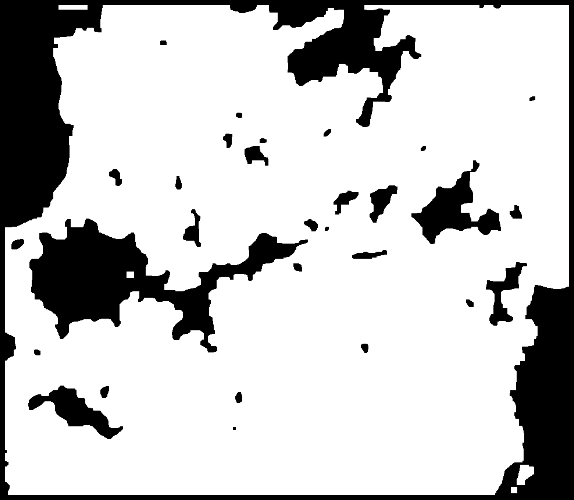
#> input picture img_processed.png, 574 x 500 px
$ python main_sunlight_english_version.py
#> lines starting #> are read from the running program, lines starting #| are printed output that depends on the picture; after the words box and inside, x2 and y2 are one past the last pixel; in counts of white or black regions, pixels touching at a corner belong together
### utils_english_version.py
import numpy as np
import cv2
import warnings
import sys

def findclosest(point,theta,step,image):
    # give point, angle, step, find the closest point on the profile to the given point in this angle in the image
    if image[point[1],point[0]][1] == 0:
        warnings.warn("point is inside the obstacles, please give the correct position!", UserWarning)
        cv2.circle(image, point, 2, (0, 0, 255), -1)
        cv2.imshow('image', image)
        cv2.waitKey(3000)
        cv2.destroyAllWindows()
        sys.exit(1)
    else:
        spoint = point
        i = 0
        while image[spoint[1],spoint[0]][1] != 0 and spoint[0]<image.shape[1] and spoint[0]>=0 and spoint[1]<image.shape[0] and spoint[1]>=0:
            i += 1
            spoint=[int(point[0]+i*step*np.cos(theta)),int(point[1]+i*step*np.sin(theta))]
        spoint=[int(point[0]+(i-1)*step*np.cos(theta)),int(point[1]+(i-1)*step*np.sin(theta))]
        L=np.sqrt((point[0]-spoint[0])**2+(point[1]-spoint[1])**2)
        return spoint, L

def findcircle(point,jstep,step,image):
    # give point, anglestep, lightstep, find all profile points scattered on the image with the point as the center
    spoints=[]
    for i in np.arange(0,2*np.pi+jstep,jstep):
        spoint,L=findclosest(point, i, step, image)
        temp=[spoint,L,i,point]
        spoints.append(temp)
    return spoints

def findtangent(point,jstep,step,image):
    # give point, anglestep, lightstep, find the tangent points
    spoints = findcircle(point,jstep,step,image)
    # forward distance
    Delta=15*step
    # Delta = 11 * step
    # the threshold, when the difference between two adjacent rays is X, a tangent point exists
    X=15
    L1 = spoints[0][1]
    tagentpoints=[]
    for i in range(1,len(spoints)):
        deltaL=np.abs(spoints[i][1]-L1)
        L1=spoints[i][1]
        if deltaL>=X:
            if spoints[i][1]>spoints[i-1][1]:
                spointless=[[int(point[0]+(spoints[i-1][1]+Delta)*np.cos(spoints[i][2])),int(point[1]+(spoints[i-1][1]+Delta)*np.sin(spoints[i][2]))],spoints[i-1][1]+Delta,spoints[i][2],point]
            else:
                spointless =[[int(point[0]+(spoints[i][1]+Delta)*np.cos(spoints[i-1][2])),int(point[1]+(spoints[i][1]+Delta)*np.sin(spoints[i-1][2]))],spoints[i][1]+Delta,spoints[i-1][2],point]
            if spointless[0][0]<image.shape[1]-1 and spointless[0][0]>=0 and spointless[0][1]<image.shape[0]-1 and spointless[0][1]>=0 and image[spointless[0][1], spointless[0][0]][1] != 0:
                # print(image[spointless[0][1], spointless[0][0]])
                tagentpoints.append(spointless)
    return tagentpoints

def findcross(point1,point2,step,image):
    # give point1, point2, lightstep, find the closest point in the connection on the profile to point1
    spoint=[None,None]
    crossflag=0
    L = np.sqrt((point1[0] - point2[0]) ** 2 + (point1[1] - point2[1]) ** 2)
    for i in np.arange(0,L,step):
        spoint[0]=int(point1[0]+i*(point2[0]-point1[0])/L)
        spoint[1]=int(point1[1]+i*(point2[1]-point1[1])/L)
        if image[spoint[1]][spoint[0]][1]==0:
            crossflag=1
            break
    return crossflag, spoint

def costfunction(point,father,goal,fs_accumlength,alpha):
    # give point, father, goal, the accumlength between father and start, alpha, calculate cost
    pg_distance = np.sqrt((point[0] - goal[0]) ** 2 + (point[1] - goal[1]) ** 2)
    if father is not None:
        pf_distance=np.sqrt((point[0]-father[0])**2 + (point[1]-father[1])**2)
        cost=fs_accumlength + pf_distance + pg_distance * alpha
    else:
        cost=fs_accumlength + pg_distance * alpha
    return cost

def distantdistance(point1,point2):
    # calculate the distance between two points
    return np.sqrt((point1[0]-point2[0])**2 + (point1[1]-point2[1])**2)

# [35 lines left out: functions newsonfind, backendprocess, lineplot, not called in this run]

### main_sunlight_english_version.py
from utils_english_version import *
import numpy as np
import cv2
import warnings
import sys
import random
import time
from matplotlib import pyplot as plt

#Ito inland sea, search 100 times，image width 500
image = cv2.imread('img_processed.png')
#> image is the input picture: shape (500, 574, 3); min 0, max 255, mean 199.8
start = (90, 400)
goal = (420, 50)
goal = (200, 250)
enditer=100

# [17 lines of commented-out code are left out]

begintime=time.time()
sampleinstant=[]
samplenumber=[]

imageb=image.copy()
cv2.circle(imageb, start, 5, (0, 255, 0), -1)
#> imageb: shape (500, 574, 3); 0.03% of pixels changed, all inside (x1, y1, x2, y2) = (85, 395, 96, 406)
cv2.circle(imageb, goal, 5, (0, 0, 255), -1)
#> imageb: shape (500, 574, 3); mean B, G, R 199.6, 199.7, 199.7

#judge whether start and goal are connected, if so, path planning is not required
flag , _ =findcross(start, goal, 1, image)
#> after the loop in findcross, `for i in np.arange(0,L,step):`: spoint = [162, 300]
#> flag = 1
if flag == 0:
    warnings.warn("start and goal are connected without obstacles", UserWarning)
    cv2.line(image, start, goal, (0, 255, 0), 2)
    cv2.circle(image, start, 5, (255, 0, 0), -1)
    cv2.circle(image, goal, 5, (0, 0, 255), -1)
    cv2.imshow('Planned path', image)
    cv2.waitKey(0)
    cv2.destroyAllWindows()
    sys.exit(1)

#Algorithm begin
#weight of heuristic function
alpha = 0.8
#greedy coefficient
epsilon=0.8

step=1
jstep=np.pi/360
iter=0


startcost=costfunction(start,None,goal,0, alpha)
startpoint={'坐标':start,'父亲':None,'accumlength':0,'cost':startcost}
openset=[startpoint]
rootset=[]
goalfoundflag=0
sonconnectgoal = []

while iter<enditer:
    #choose the first one with the probability of epsilon, otherwise choose the random one
    if len(openset)>1:
        if random.uniform(0,1)>epsilon:
            chosennode=random.choice(openset[1:])
        else:
            chosennode=openset[0]
    elif len(openset)==1:
        chosennode=openset[0]
    else:
        print('OPENSET is null, path planning is unavailable')
        sys.exit(1)

    openset.remove(chosennode)
    rootset.append(chosennode)
    cv2.circle(imageb, chosennode['坐标'], 3, (0, 0, 255), -1)
#> imageb: shape (500, 574, 3); mean B, G, R 199.6, 199.7, 199.7

    sons=findtangent(chosennode['坐标'],jstep,step,image)
#> the loop in findcircle, `for i in np.arange(0,2*np.pi+jstep,jstep):` made 721 passes
#> (L, temp) on passes 1 to 3: (145, [[235, 400], 145, 0, (90, 400)]), (146, [[236, 401], 146, 0.00873, (90, 400)]), (146, [[236, 402], 146, 0.0175, (90, 400)])
#> after the loop in findcircle, `for i in np.arange(0,2*np.pi+jstep,jstep):`: spoints = 721 items
#> in findtangent, `L1 = spoints[0][1]`: L1 = 145
#> the loop in findtangent, `for i in range(1,len(spoints)):` made 720 passes
#> (deltaL, L1, spointless) on passes 3, 22, 24, 80, 94, 431, 441, 449, 483, 489, 583, 631: (279.1, 425.1, [[250, 404], 161, 0.0262, (90, 400)]), (275.4, 144.5, [[246, 429], 159.5, 0.183, (90, 400)]), (273.4, 418.2, [[246, 433], 159.7, 0.209, (90, 400)]), (106.5, 41.23, [[133, 435], 56.23, 0.689, (90, 400)]), (23.34, 14.14, [[110, 421], 29.14, 0.812, (90, 400)]), (72.42, 91.02, [[62, 380], 33.6, 3.76, (90, 400)]), (41.23, 69.53, [[25, 345], 84.53, 3.84, (90, 400)]), (50.19, 119.5, [[29, 340], 84.31, 3.92, (90, 400)]), (60.9, 115, [[26, 286], 130, 4.21, (90, 400)]), (33.54, 68.88, [[53, 324], 83.88, 4.26, (90, 400)]), (37.69, 116.8, [[124, 312], 94.12, 5.09, (90, 400)]), (110.3, 16.28, [[112, 377], 31.28, 5.5, (90, 400)])
#> (deltaL, L1) on passes 1, 2, 4, 5, 6, 7: (1, 146), (0.0103, 146), (0.911, 424.2), (4.15, 428.4), (0.187, 428.6), (4.22, 432.8)
#> after the loop in findtangent, `for i in range(1,len(spoints)):`: tagentpoints = 14 items
#> sons = 14 items
    sonscoordinate = []
    for son in sons:
        sonaccumlength = son[1]+chosennode['accumlength']
        sonofothersflag = 0
        if chosennode['父亲'] is not None:
            nonbrotherflag , _ =findcross(chosennode['父亲'],son[0],step,image)
        else:
            nonbrotherflag = 1

        for node in openset:
            nonopenpointconnectflag , _ = findcross(node['坐标'], son[0], step, image)
            if nonopenpointconnectflag==0:
                L=distantdistance(node['坐标'],son[0])+node['accumlength']
                if L < sonaccumlength:
                    sonofothersflag = 1
                    break

        if sonofothersflag==0 and nonbrotherflag == 1:
            soncost=costfunction(son[0],chosennode['坐标'],goal,chosennode['accumlength'], alpha)
            newopenpoint={'坐标':son[0],'父亲':chosennode['坐标'],'accumlength':sonaccumlength,'cost':soncost}
            openset.append(newopenpoint)

            goalnotconnectflag , _=findcross(son[0],goal,step,image)
            if goalnotconnectflag == 0:
                goalfoundflag=1
                D=distantdistance(son[0],goal)+sonaccumlength
                sonconnectgoal.append([newopenpoint,D])

            sonscoordinate.append(son[0])
            # cv2.line(imageb, chosennode['坐标'] , son[0], (0, 255, 0), 2)
            cv2.circle(imageb, son[0], 3, (255, 255, 0), -1)
#> this loop made 14 passes
#> (son, sonaccumlength, pg_distance in costfunction, pf_distance in costfunction, cost in costfunction, soncost) on passes 2 to 9: ([[246, 429], 159.5, 0.183, (90, 400)], 159.5, 184.8, 158.7, 306.5, 306.5), ([[246, 433], 159.7, 0.209, (90, 400)], 159.7, 188.7, 159.5, 310.4, 310.4), ([[133, 435], 56.23, 0.689, (90, 400)], 56.23, 196.8, 55.44, 212.9, 212.9), ([[110, 421], 29.14, 0.812, (90, 400)], 29.14, 193.2, 29, 183.6, 183.6), ([[62, 380], 33.6, 3.76, (90, 400)], 33.6, 189.6, 34.41, 186.1, 186.1), ([[25, 345], 84.53, 3.84, (90, 400)], 84.53, 199.1, 85.15, 244.4, 244.4), ([[29, 340], 84.31, 3.92, (90, 400)], 84.31, 193.2, 85.56, 240.2, 240.2), ([[26, 286], 130, 4.21, (90, 400)], 130, 177.7, 130.7, 272.9, 272.9)
#> (son, sonaccumlength, pg_distance in costfunction, pf_distance in costfunction, cost in costfunction, soncost) on pass 1: ([[250, 404], 161, 0.0262, (90, 400)], 161, 161.9, 160, 289.6, 289.6)
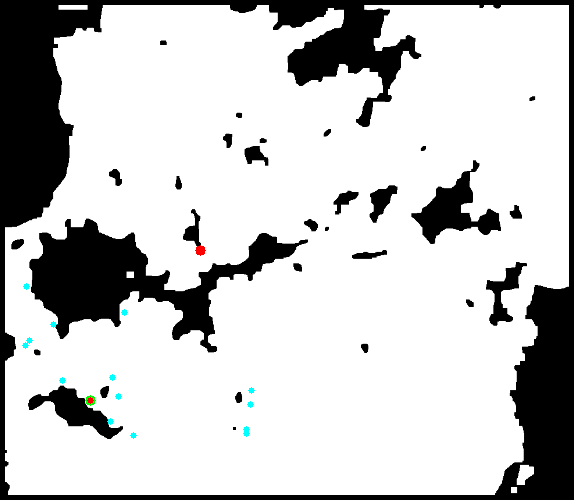
#> imageb: shape (500, 574, 3); mean B, G, R 199.6, 199.7, 199.4
#> after the loop, openset = 14 items; sonconnectgoal = []; sonscoordinate = [[250, 404], [246, 429], [246, 433], [133, 435], [110, 421], [62, 380], [25, 345], [29, 340], [26, 286], [53, 324], [124, 312], [112, 377], [118, 396], [251, 390]]

    cv2.imshow('Searching process', imageb)
    cv2.waitKey(10)
    for son in sonscoordinate:
        cv2.circle(imageb, son, 3, (255, 0, 0), -1)
#> this loop made 14 passes
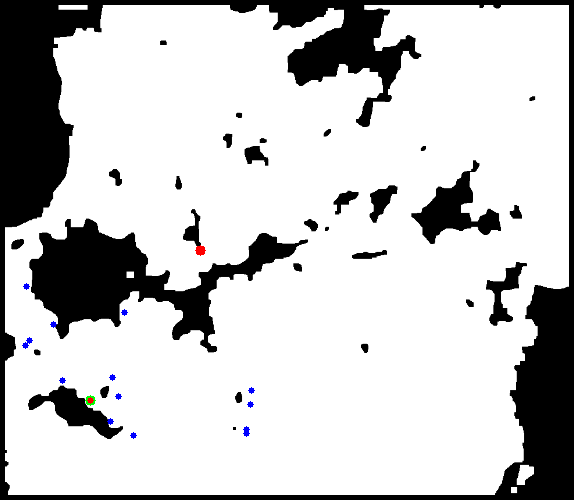
#> imageb: shape (500, 574, 3); 0.14% of pixels changed, all inside (x1, y1, x2, y2) = (22, 283, 255, 439)
    cv2.circle(imageb, chosennode['坐标'], 3, (0, 76, 153), -1)
#> imageb: shape (500, 574, 3); 0.01% of pixels changed, all inside (x1, y1, x2, y2) = (87, 397, 94, 404)

    openset.sort(key=lambda x: x['cost'])
    iter=iter+1

    samplenumber.append(len(rootset) + len(openset) - 1)
    sampleinstant.append(time.time() - begintime)
    print(f'the {iter}th iteration')

if goalfoundflag==1:
    sonconnectgoal.sort(key=lambda x:x[1])
    print(f'the length of the initally planned path {sonconnectgoal[0][1]}')
    point=sonconnectgoal[0][0]['坐标']
    pointf=sonconnectgoal[0][0]['父亲']
    plannedpath = [pointf,point,goal]
    cv2.destroyAllWindows()
    cv2.line(imageb, goal, point, (0, 0, 255), 2)
    cv2.imshow('Planned path', imageb)
    cv2.waitKey(100)
    while pointf!=start:
        cv2.line(imageb, point, pointf, (0, 0, 255), 2)
        cv2.imshow('Planned path', imageb)
        cv2.waitKey(100)
        fatherindex = [index for index, value_in_list in enumerate(rootset) if value_in_list['坐标'] == pointf]
        point=pointf
        pointf = rootset[fatherindex[0]]['父亲']
        plannedpath.insert(0,pointf)
    print(f'the initially planned path is {plannedpath}')
    endtime = time.time()
    print(f'the running time is {endtime-begintime}s')

    cv2.line(imageb, point, pointf, (0, 0, 255), 3)
    cv2.imshow('Planned path', imageb)
else:
    print('the goal is not searched')

#Backend subprogram
n=5#the times of backend process, reverse forward reverse forward reverse...
flag=1#the manner for the next process, 1 denotes the forward, -1 denotes the reverse
if goalfoundflag==1:
    plannedpath.reverse()
    L, plannedpath=backendprocess(plannedpath, step, image)
    plannedpath.reverse()
    print(f'the path length after the 1st backend process is {L}')
    print(f'the path after the 1st backend process is {plannedpath}')
    # lineplot(plannedpath, imageb,color=(255,0,0))

    for i in range(2,n+1):
        if flag==1:
            L, plannedpath = backendprocess(plannedpath, step, image)
            flag=-1
        else:
            plannedpath.reverse()
            L, plannedpath = backendprocess(plannedpath, step, image)
            plannedpath.reverse()
            flag=1

    print(f'the path length after the {n}th backend process is {L}')
    print(f'the path after the {n}th backend process is {plannedpath}')
    lineplot(plannedpath, imageb)

print(f'the algorithm runs for {sampleinstant[-1]}s')
plt.rcParams['font.family'] = 'Times New Roman'  # set the Font
_,ax=plt.subplots()
plt.plot(samplenumber,sampleinstant,'b',linewidth=2)
ax.set_xlabel('Number of sampling')
ax.set_ylabel('Time(s)')
plt.show()
